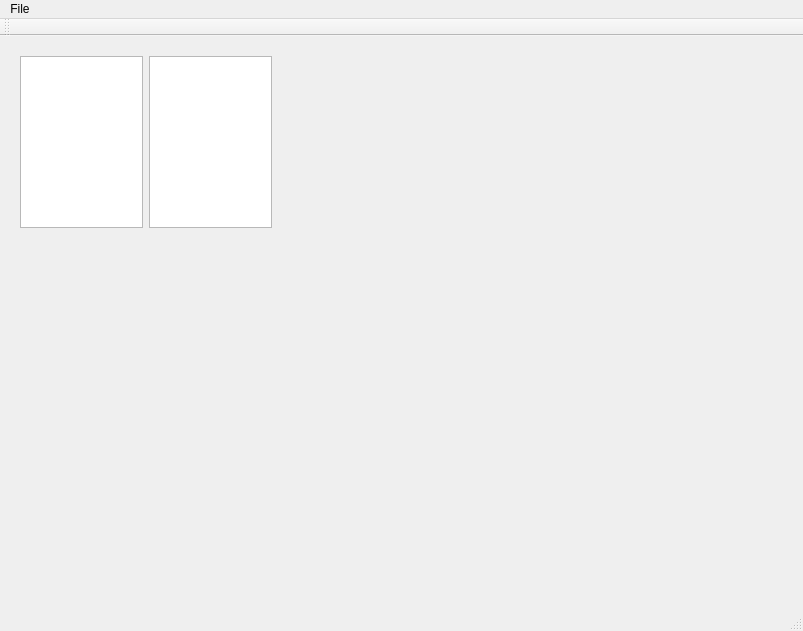
<?xml version="1.0" encoding="UTF-8"?>
<ui version="4.0">
 <class>MainWindow</class>
 <widget class="QMainWindow" name="MainWindow">
  <property name="geometry">
   <rect>
    <x>0</x>
    <y>0</y>
    <width>803</width>
    <height>631</height>
   </rect>
  </property>
  <property name="sizePolicy">
   <sizepolicy hsizetype="Expanding" vsizetype="Expanding">
    <horstretch>0</horstretch>
    <verstretch>0</verstretch>
   </sizepolicy>
  </property>
  <property name="minimumSize">
   <size>
    <width>400</width>
    <height>400</height>
   </size>
  </property>
  <property name="windowTitle">
   <string>MainWindow</string>
  </property>
  <widget class="QWidget" name="centralWidget">
   <property name="sizePolicy">
    <sizepolicy hsizetype="Expanding" vsizetype="Expanding">
     <horstretch>0</horstretch>
     <verstretch>0</verstretch>
    </sizepolicy>
   </property>
   <widget class="QWidget" name="horizontalLayoutWidget">
    <property name="geometry">
     <rect>
      <x>9</x>
      <y>9</y>
      <width>274</width>
      <height>194</height>
     </rect>
    </property>
    <layout class="QHBoxLayout" name="horizontalLayout">
     <property name="sizeConstraint">
      <enum>QLayout::SetMinimumSize</enum>
     </property>
     <item>
      <widget class="QGraphicsView" name="graphicsView"/>
     </item>
     <item>
      <layout class="QFormLayout" name="formLayout">
       <property name="fieldGrowthPolicy">
        <enum>QFormLayout::AllNonFixedFieldsGrow</enum>
       </property>
      </layout>
     </item>
     <item>
      <widget class="QTextEdit" name="textEdit">
       <property name="sizePolicy">
        <sizepolicy hsizetype="MinimumExpanding" vsizetype="Expanding">
         <horstretch>0</horstretch>
         <verstretch>0</verstretch>
        </sizepolicy>
       </property>
       <property name="minimumSize">
        <size>
         <width>80</width>
         <height>0</height>
        </size>
       </property>
      </widget>
     </item>
    </layout>
   </widget>
  </widget>
  <widget class="QMenuBar" name="menuBar">
   <property name="geometry">
    <rect>
     <x>0</x>
     <y>0</y>
     <width>803</width>
     <height>21</height>
    </rect>
   </property>
   <widget class="QMenu" name="menuFile">
    <property name="title">
     <string>File</string>
    </property>
    <addaction name="actionExit_ctrl_q"/>
   </widget>
   <addaction name="menuFile"/>
  </widget>
  <widget class="QToolBar" name="mainToolBar">
   <attribute name="toolBarArea">
    <enum>TopToolBarArea</enum>
   </attribute>
   <attribute name="toolBarBreak">
    <bool>false</bool>
   </attribute>
  </widget>
  <widget class="QStatusBar" name="statusBar"/>
  <action name="actionExit_ctrl_q">
   <property name="text">
    <string>Exit</string>
   </property>
   <property name="shortcut">
    <string>Ctrl+Q</string>
   </property>
  </action>
 </widget>
 <layoutdefault spacing="6" margin="11"/>
 <resources/>
 <connections>
  <connection>
   <sender>actionExit_ctrl_q</sender>
   <signal>triggered()</signal>
   <receiver>MainWindow</receiver>
   <slot>close()</slot>
   <hints>
    <hint type="sourcelabel">
     <x>-1</x>
     <y>-1</y>
    </hint>
    <hint type="destinationlabel">
     <x>199</x>
     <y>149</y>
    </hint>
   </hints>
  </connection>
 </connections>
</ui>
